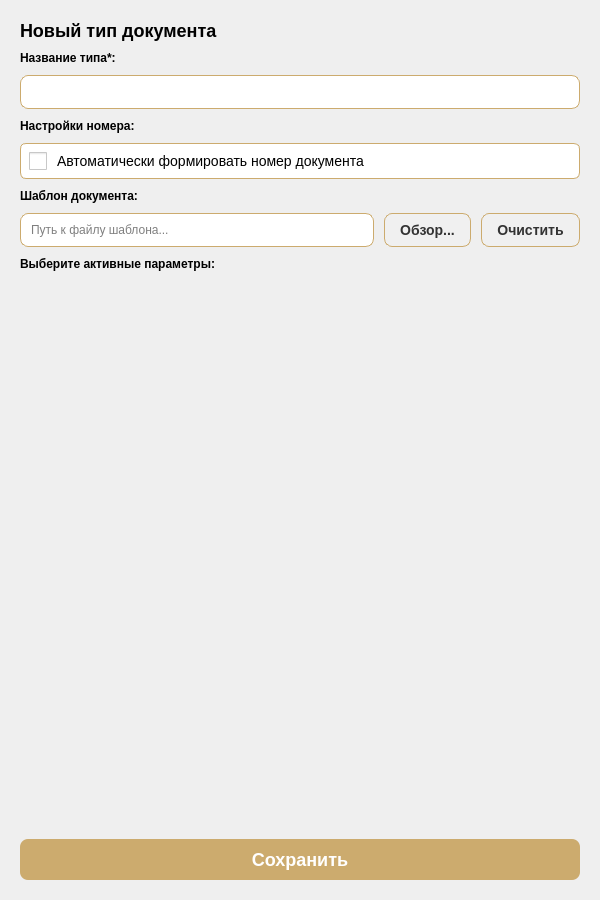
<?xml version="1.0" encoding="UTF-8"?>
<ui version="4.0">
 <class>DocumentTypeDialog</class>
 <widget class="QDialog" name="DocumentTypeDialog">
  <property name="geometry">
   <rect>
    <x>0</x>
    <y>0</y>
    <width>600</width>
    <height>900</height>
   </rect>
  </property>
  <property name="windowTitle">
   <string>Dialog</string>
  </property>
  <property name="styleSheet">
   <string notr="true">QScrollArea {
    border: none;
    background-color: transparent;
}

/* Борьба с крапинкой - принудительно задаём фон для всех внутренних виджетов */
QScrollArea &gt; QWidget,
QScrollArea &gt; QWidget &gt; QWidget,
QScrollArea QWidget {
    background-color: #1B232A;
    background: #1B232A;
}

/* Красим viewport */
QScrollArea QWidget#qt_scrollarea_viewport {
    background-color: #1B232A !important;
    background: #1B232A !important;
}

QScrollArea QWidget#qt_scrollarea_viewport &gt; QWidget {
    background-color: #1B232A !important;
}

/* Вертикальный скроллбар - фон прозрачный */
QScrollBar:vertical {
    background: transparent;
    width: 8px;
    border-radius: 4px;
    margin: 0px;
}

/* Бегунок (ползунок) */
QScrollBar::handle:vertical {
    background: #C1C1C1;
    border-radius: 4px;
    min-height: 20px;
}

QScrollBar::handle:vertical:hover {
    background: #A0A0A0;
}

/* Горизонтальный скроллбар - фон прозрачный */
QScrollBar:horizontal {
    border: none;
    background: transparent;
    height: 8px;
    margin: 0px;
    border-radius: 4px;
}

/* Бегунок горизонтальный */
QScrollBar::handle:horizontal {
    background: #C1C1C1;
    border-radius: 4px;
    min-width: 20px;
}

QScrollBar::handle:horizontal:hover {
    background: #A0A0A0;
}

/* Убираем стрелки */
QScrollBar::add-line,
QScrollBar::sub-line {
    border: none;
    background: none;
}

/* Убираем фон для области между полосой и краями */
QScrollBar::add-page:vertical,
QScrollBar::sub-page:vertical,
QScrollBar::add-page:horizontal,
QScrollBar::sub-page:horizontal {
    background: none;
}</string>
  </property>
  <layout class="QVBoxLayout" name="main_layout">
   <property name="spacing">
    <number>10</number>
   </property>
   <property name="leftMargin">
    <number>20</number>
   </property>
   <property name="topMargin">
    <number>20</number>
   </property>
   <property name="rightMargin">
    <number>20</number>
   </property>
   <property name="bottomMargin">
    <number>20</number>
   </property>
   <item>
    <widget class="QLabel" name="title_label">
     <property name="styleSheet">
      <string notr="true">font-size: 18px; font-weight: bold; color: black;</string>
     </property>
     <property name="text">
      <string>Новый тип документа</string>
     </property>
    </widget>
   </item>
   <item>
    <widget class="QLabel" name="name_label">
     <property name="styleSheet">
      <string notr="true">color: black; font-weight: bold;</string>
     </property>
     <property name="text">
      <string>Название типа*:</string>
     </property>
    </widget>
   </item>
   <item>
    <widget class="QLineEdit" name="name_input">
     <property name="styleSheet">
      <string notr="true">border-radius: 8px; border: 1px solid #ccab6e; padding: 8px; color: black;</string>
     </property>
    </widget>
   </item>
   <item>
    <widget class="QLabel" name="auto_number_label">
     <property name="styleSheet">
      <string notr="true">color: black; font-weight: bold; </string>
     </property>
     <property name="text">
      <string>Настройки номера:</string>
     </property>
    </widget>
   </item>
   <item>
    <widget class="QCheckBox" name="auto_number_checkbox">
     <property name="toolTip">
      <string>Если включено, номер документа будет формироваться автоматически при создании.
Если выключено, поле номера останется для ручного заполнения.</string>
     </property>
     <property name="styleSheet">
      <string notr="true">QCheckBox {
    spacing: 10px;
    font-size: 14px;
    padding: 8px;
    border: 1px solid #ccab6e;
    border-radius: 6px;
    background: white;
    color: black;
}
QCheckBox::indicator {
    width: 18px;
    height: 18px;
}</string>
     </property>
     <property name="text">
      <string>Автоматически формировать номер документа</string>
     </property>
    </widget>
   </item>
   <item>
    <widget class="QLabel" name="template_label">
     <property name="styleSheet">
      <string notr="true">color: black; font-weight: bold;</string>
     </property>
     <property name="text">
      <string>Шаблон документа:</string>
     </property>
    </widget>
   </item>
   <item>
    <layout class="QHBoxLayout" name="template_layout">
     <item>
      <widget class="QLineEdit" name="template_path_input">
       <property name="styleSheet">
        <string notr="true">border-radius: 8px; border: 1px solid #ccab6e; padding: 8px; color: black; background: white;</string>
       </property>
       <property name="readOnly">
        <bool>true</bool>
       </property>
       <property name="placeholderText">
        <string>Путь к файлу шаблона...</string>
       </property>
      </widget>
     </item>
     <item>
      <widget class="QPushButton" name="browse_template_btn">
       <property name="toolTip">
        <string>Выбрать файл шаблона документа</string>
       </property>
       <property name="styleSheet">
        <string notr="true">QPushButton {
    background-color: #f0f0f0;
    color: #333;
    border-radius: 8px;
    font-weight: bold;
    font-size: 14px;
    border: 1px solid #ccab6e;
    padding: 8px 15px;
}
QPushButton:hover {
    background-color: #e0e0e0;
    border: 1px solid #998664;
}
QPushButton:pressed {
    background-color: #d0d0d0;
}</string>
       </property>
       <property name="text">
        <string>Обзор...</string>
       </property>
      </widget>
     </item>
     <item>
      <widget class="QPushButton" name="clear_template_btn">
       <property name="toolTip">
        <string>Очистить путь к шаблону</string>
       </property>
       <property name="styleSheet">
        <string notr="true">QPushButton {
    background-color: #f0f0f0;
    color: #333;
    border-radius: 8px;
    font-weight: bold;
    font-size: 14px;
    border: 1px solid #ccab6e;
    padding: 8px 15px;
}
QPushButton:hover {
    background-color: #e0e0e0;
    border: 1px solid #998664;
}
QPushButton:pressed {
    background-color: #d0d0d0;
}</string>
       </property>
       <property name="text">
        <string>Очистить</string>
       </property>
      </widget>
     </item>
    </layout>
   </item>
   <item>
    <widget class="QLabel" name="params_label">
     <property name="styleSheet">
      <string notr="true">color: black; font-weight: bold; </string>
     </property>
     <property name="text">
      <string>Выберите активные параметры:</string>
     </property>
    </widget>
   </item>
   <item>
    <widget class="QScrollArea" name="scroll_area">
     <property name="styleSheet">
      <string notr="true">border: none; background: transparent;</string>
     </property>
     <property name="widgetResizable">
      <bool>true</bool>
     </property>
     <widget class="QWidget" name="scroll_content">
      <property name="geometry">
       <rect>
        <x>0</x>
        <y>0</y>
        <width>560</width>
        <height>524</height>
       </rect>
      </property>
      <layout class="QVBoxLayout" name="scroll_layout">
       <property name="spacing">
        <number>5</number>
       </property>
       <property name="leftMargin">
        <number>0</number>
       </property>
       <property name="topMargin">
        <number>0</number>
       </property>
       <property name="rightMargin">
        <number>0</number>
       </property>
       <property name="bottomMargin">
        <number>0</number>
       </property>
      </layout>
     </widget>
    </widget>
   </item>
   <item>
    <layout class="QHBoxLayout" name="button_layout">
     <item>
      <widget class="QPushButton" name="save_btn">
       <property name="styleSheet">
        <string notr="true">QPushButton {
    background-color: #ccab6e;
    color: white;
    border-radius: 8px;
    font-weight: bold;
    font-size: 18px;
    border: none;
    padding: 10px;
}
QPushButton:hover {
    background-color: #998664;
}
QPushButton:pressed {
    background-color: #7a6a50;
}</string>
       </property>
       <property name="text">
        <string>Сохранить</string>
       </property>
      </widget>
     </item>
    </layout>
   </item>
  </layout>
 </widget>
 <resources/>
 <connections/>
</ui>
